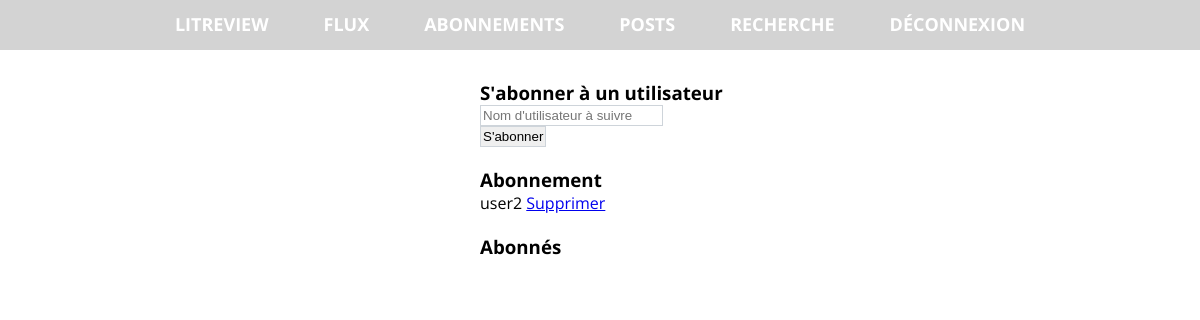
Before: /users/create_followup/ (signed in) with the older database file.
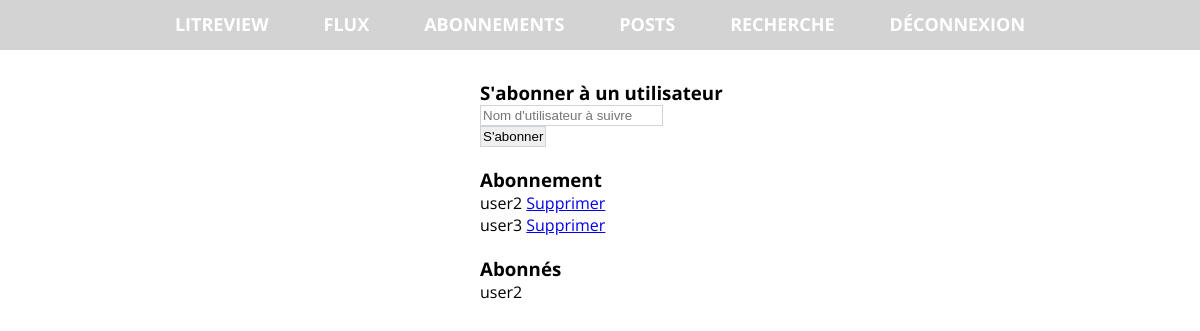
After: the same page with the newer database file.
### users/models.py (models this page shows)
class UserFollows(models.Model):
    user = models.ForeignKey(to=settings.AUTH_USER_MODEL, on_delete=models.CASCADE, related_name="following")
    followed_user = models.ForeignKey(to=settings.AUTH_USER_MODEL, on_delete=models.CASCADE, related_name="followed_by")
    class Meta:
        unique_together = ('user', 'followed_user')

### users/views.py (the view, shortened to what this page needs)
# urls.py: path("create_followup/", login_required(UserFollowsCreateView.as_view()), name="create_followup"),
class UserFollowsCreateView(LoginRequiredMixin, CreateView):
	model = UserFollows
	template_name = "create_followup.html"
	form_class = UserFollowsForm
	success_url = reverse_lazy("create_followup")
	def get_form_kwargs(self):
		kwargs = super().get_form_kwargs()
		kwargs["user"] = self.request.user
		return kwargs
	def get_context_data(self, **kwargs):
		context = super(UserFollowsCreateView, self).get_context_data(**kwargs)
		followups = UserFollows.objects.filter(user=self.request.user)
		context["followups"] = followups
		followers = UserFollows.objects.filter(followed_user=self.request.user)
		context["followers"] = followers
		return context

### users/forms.py (shortened to what this page needs)
class UserFollowsForm(ModelForm):
	followed_user = CharField(required=True)
	class Meta:
		model = UserFollows
		fields = ["followed_user"]
	def __init__(self, user, *args, **kwargs):
		super().__init__(*args, **kwargs)
		self.fields['followed_user'].widget.attrs['placeholder'] = "Nom d'utilisateur à suivre"
		self.fields['followed_user'].label = ""
		self.user = user

### users/templates/create_followup.html (shortened to what this page needs)
{% extends "base.html" %}
{% block content %}
    <div id="followup">
        <div>
            <h3>S'abonner à un utilisateur</h3>
            <form method="POST" enctype="multipart/form-data">
                {{ form.followed_user }}
                <input type="submit" value="S'abonner">
            </form>
        </div>
        <div id="abonnement">
            {% if followups %}
            <h3>Abonnement</h3>
             {% for user in followups %}
                 <p>   {{ user.followed_user }}
                <a href="{% url 'delete_followup' id=user.id %}">Supprimer</a>
                 </p>
                {% endfor %}
            {% endif %}
        </div>
        <div id="abonnes">
                <h3>Abonnés</h3>
                {% for user in followers %}
                         <p> {{ user.user }} </p>
                {% endfor %}
        </div>
    </div>
{% endblock %}

Changed rows visible on the page:
added UserFollows: followed_user "user3", shown under "Abonnement"
added UserFollows: user "user2", shown under "Abonnés"
